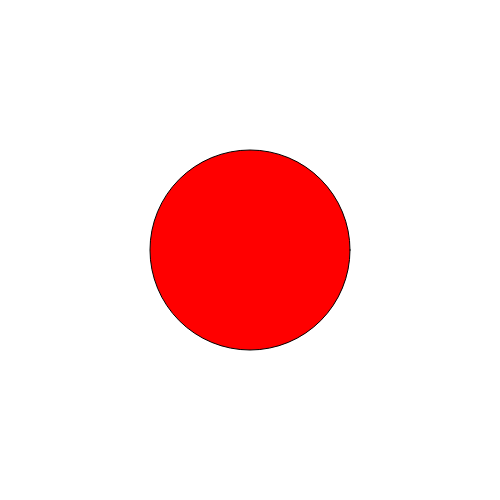
Frame 1 (no input)
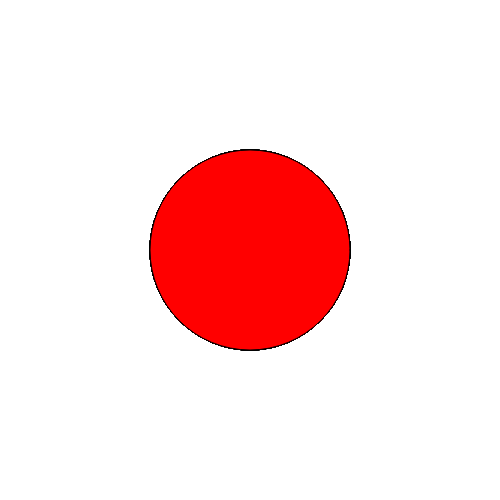
Frame 60 (no input)
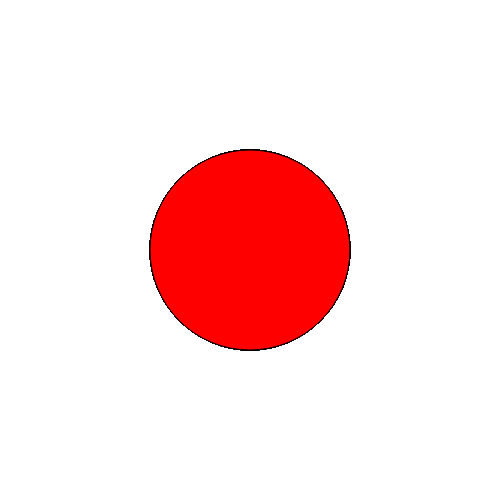
Frame 120 (the mouse pressed at the canvas centre since frame 60)

The p5.js sketch that drew these frames (run headless with seeded random() and noise() and a simulated clock; from frame 60 on, the mouse is pressed at the canvas centre):

// p5.js sketch
// ── sketch.js
function setup() {
  createCanvas(500, 500);
  print("hello world");
}

function draw() {
  fill(255,0,0);
  circle(width/2,height/2,200);
}
